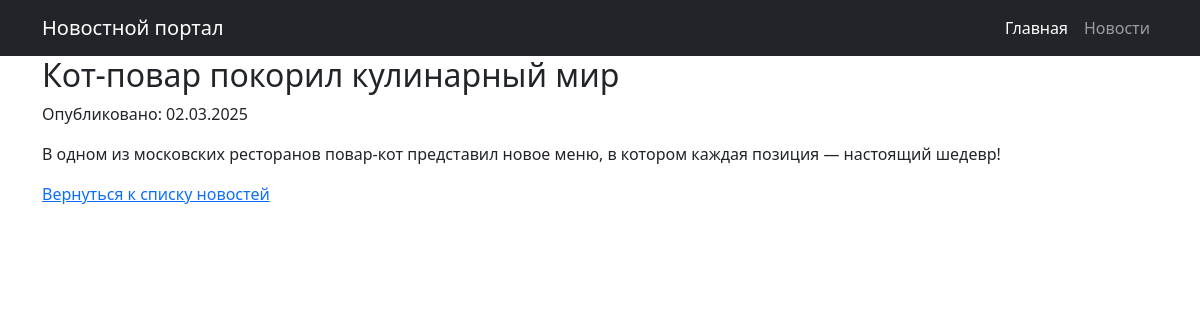
The page /news/1/ on the database its author committed.
### portal/models.py (models this page shows, shortened)
class Post(models.Model):
    POST_TYPES = [
        ('article', 'Статья'),
        ('news', 'Новость'),
    ]
    author = models.ForeignKey(Author, on_delete=models.CASCADE)
    post_type = models.CharField(max_length=7, choices=POST_TYPES)
    created_at = models.DateTimeField(auto_now_add=True)
    categories = models.ManyToManyField(Category, through='PostCategory')
    title = models.CharField(max_length=255)
    content = models.TextField()
    rating = models.IntegerField(default=0)

### portal/views.py (the view)
# urls.py: path('news/<int:post_id>/', views.news_detail, name='news_detail'),  # Детальная страница новости
def news_detail(request, post_id):
    post = get_object_or_404(Post, id=post_id)
    return render(request, 'portal/news_detail.html', {'post': post})

### portal/templatetags/censor.py (called while the page is built)
@register.filter(name='censor')
def censor(value):
    if not isinstance(value, str):
        raise ValueError("Фильтр censor применяется только к строковым переменным")
    def repl(match):
        word = match.group()
        return word[0] + '*' * (len(word) - 1)
    for banned in BANNED_WORDS:
        pattern = r'\b(?:' + re.escape(banned) + '|' + re.escape(banned.capitalize()) + r')\b'
        value = re.sub(pattern, repl, value)
    return value

### templates/portal/news_detail.html (shortened to what this page needs)
{% extends 'default.html' %}
{% load censor %}
{% block content %}
    <h2>{{ post.title|censor }}</h2>
    <p>Опубликовано: {{ post.created_at|date:"d.m.Y" }}</p>
    <p>{{ post.content|censor }}</p>
    <a href="/news/">Вернуться к списку новостей</a>
{% endblock %}

### rows shown on the page
Post: title|censor "Кот-повар покорил кулинарный мир", created_at "02.03.2025", content|censor "В одном из московских ресторанов повар-кот представил новое меню, в котором каждая позиция — настоящий шедевр!"
